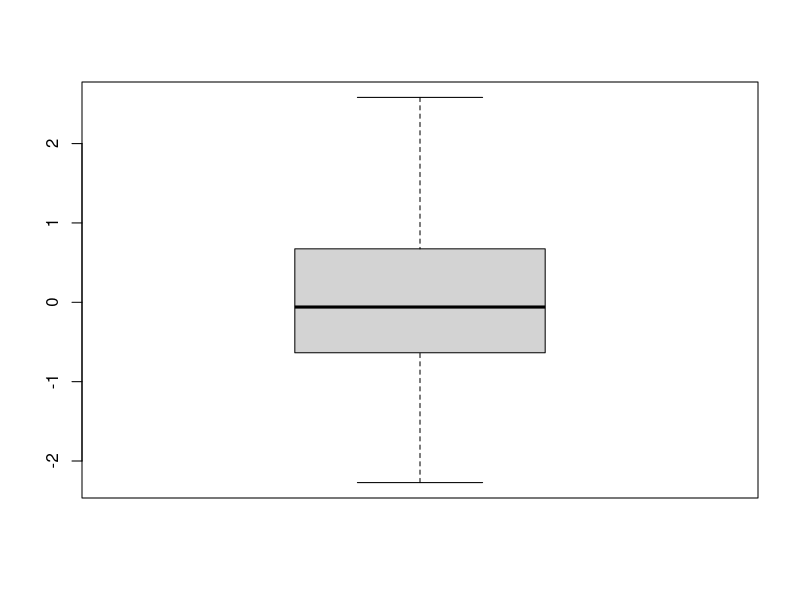
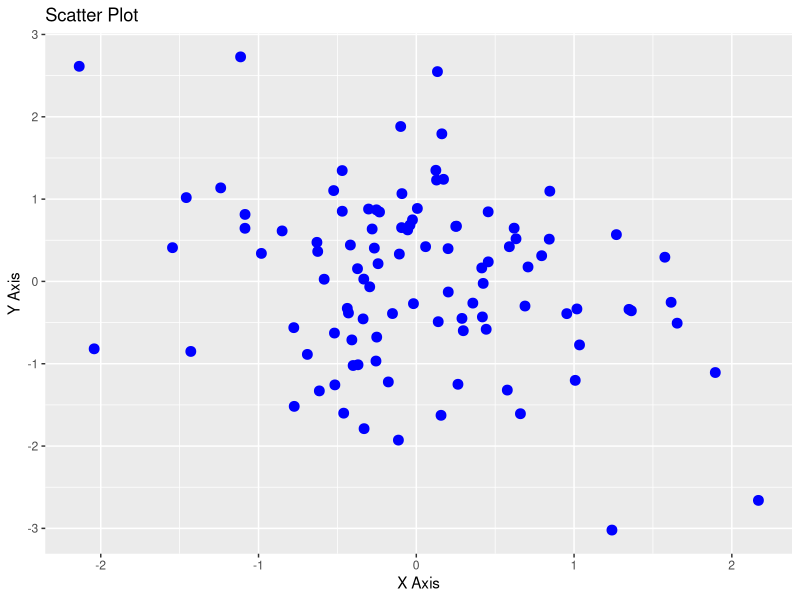

Source code (R) for these figures, in order:
library(ggplot2)
set.seed(100)
x<-rnorm(100,mean=0,sd=1)
x
boxplot(x)

x<-rnorm(100,mean=0,sd=1)
x
y<-rnorm(100,mean=0,sd=1)
y
dat<-as.data.frame(cbind(x,y))
ggplot()+geom_point(data=dat, aes(x=x,y=y),size=3, color="blue")+ggtitle("Scatter Plot")+labs(y= "Y Axis", x = "X Axis")
